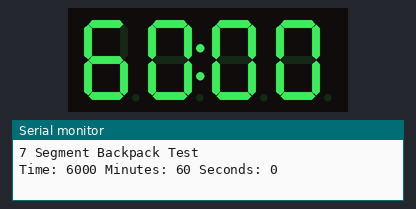
Bench run of a sketch on a simulated Arduino Uno, built with avr-gcc and run on an emulated ATmega328P. Parts: 4-digit seven-segment display, the last lines printed to the serial monitor.

Above: at 0.1 s.
At 4.1 s:
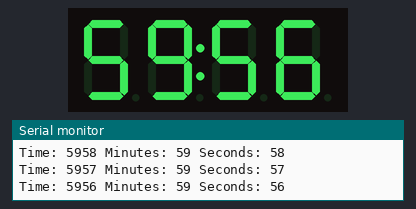
At 9.1 s:
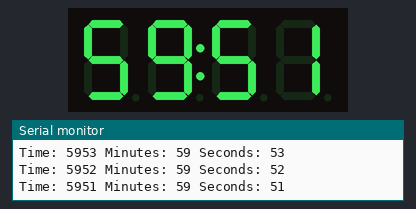
At 19.1 s:
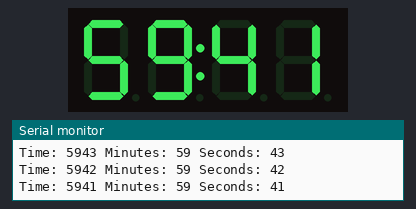
At 28.2 s:
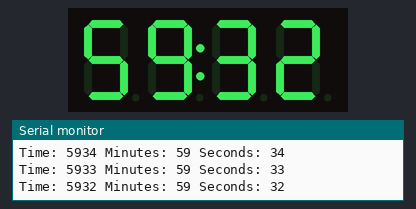
At 38.2 s:
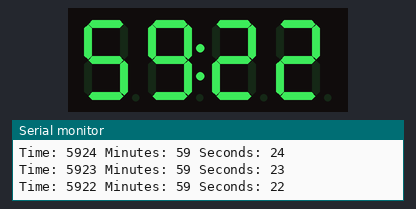

The sketch:

Countdown.ino
```cpp
#include <Wire.h> // Enable this line if using Arduino Uno, Mega, etc.
#include <Adafruit_GFX.h>
#include "Adafruit_LEDBackpack.h"
// Make sure the file pitches.h is placed in the same folder as this sketch
#include "pitches.h"
#define ALARMSOUNDER 12
#define COUNT_DOWN 1
#define COUNT_UP 2
#define PLAY_BUZZER 3
int state = COUNT_DOWN;

uint16_t minutes = 60;
uint16_t seconds = 0;
Adafruit_7segment matrix = Adafruit_7segment();

// Piezzo element connected to Arduino pin 12 and ground
const int buzzerPin = 12;

// Array with the notes in the melody (see pitches.h for reference)
int melody[] = {NOTE_A4, NOTE_A4, NOTE_A4, NOTE_F4, NOTE_C5, NOTE_A4, NOTE_F4, NOTE_C5, NOTE_A4, NOTE_E5, NOTE_E5, NOTE_E5, NOTE_F5, NOTE_C5, NOTE_A4, NOTE_F4, NOTE_C5, NOTE_A4};

// Array with the note durations: a quarter note has a duration of 4, half note 2 etc.
int durations[]  = {4, 4, 4, 5, 16, 4, 5, 16, 2, 4, 4, 4, 5, 16, 4, 5, 16, 2};

int tempo = 120; // tempo for the melody expressed in beats per minute (BPM)

void setup() {
  Serial.begin(9600);
  Serial.println("7 Segment Backpack Test");
  //pinMode(buzzerPin,OUTPUT);//initialize the buzzer pin as an output

  matrix.begin(0x70);
}

void loop() {
  uint16_t current_time = minutes*100 + seconds;
  Serial.print("Time: ");
  Serial.print(current_time);
  Serial.print(" Minutes: ");
  Serial.print(minutes);
  Serial.print(" Seconds: ");
  Serial.println(seconds);
  matrix.println(current_time);
  matrix.drawColon(true);
  matrix.writeDisplay();
  delay(1000);

  // Time's up
  if (seconds == 0 && minutes == 0) {
    playTune(melody, durations, tempo);
/*    //output an frequency
    for(int i=0;i<80;i++)
    {
      digitalWrite(buzzer,HIGH);
      delay(1);//wait for 1ms
      digitalWrite(buzzer,LOW);
      delay(1);//wait for 1ms
    }

    //output another frequency
    for(int i=0; i<100; i++)
    {
      digitalWrite(buzzer,HIGH);
      delay(2);//wait for 2ms
      digitalWrite(buzzer,LOW);
      delay(2);//wait for 2ms
    }
    */
    state = COUNT_UP;
    seconds = 1;
    return;
  }

  if (state == COUNT_DOWN) {
    if (seconds == 0) {
      minutes--;
      seconds = 59;
    } else {
      seconds--;
    }
  }

  if (state == COUNT_UP) {
    if (seconds == 59) {
      minutes++;
      seconds = 0;
    } else {
      seconds++;
    }
  }
}

void playTune(int notes[], int durations[], int BPM)
{
  int tuneSize = sizeof(melody) / sizeof(int);

  // iterate over the notes of the tune:
  for (int thisNote = 0; thisNote < tuneSize; thisNote++) {

    // For details on calculating the note duration using the tempo and the note type,
    // see http://bradthemad.org/guitar/tempo_explanation.php.
    // A quarter note at 60 BPM lasts exactly one second and at 120 BPM - half a second.

    int noteDuration = (int)((1000 * (60 * 4 / BPM)) / durations[thisNote] + 0.);
    tone(buzzerPin, notes[thisNote],noteDuration);

    // to distinguish the notes, set a minimum time between them.
    // the note's duration + 20% seems to work well:
    int pauseBetweenNotes = noteDuration * 1.20;
    delay(pauseBetweenNotes);
    // stop the tone playing:
    noTone(buzzerPin);
  }
}

void buzz() {
  int i, j;
  for (j = 0; j < 10; j++) {

    for(i = 0; i < 255; i = i + 2)
    {
        analogWrite(ALARMSOUNDER, i);
        delay(10);
    }
    for(i = 255; i > 1; i = i - 2)
    {
        analogWrite(ALARMSOUNDER, i);
        delay(5);
    }
    for(i = 1; i <= 10; i++)
    {
        analogWrite(ALARMSOUNDER, 200);
        delay(100);
        analogWrite(ALARMSOUNDER, 25);
        delay(100);
    }
  }
}
```

Measured:
- what the display in image 2 shows lasts 1.0 s, from 9.0 s to 10.0 s
